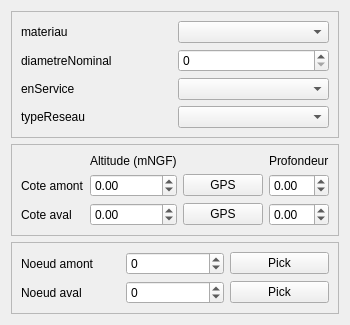
<?xml version="1.0" encoding="UTF-8"?>
<ui version="4.0">
 <class>Form</class>
 <widget class="QWidget" name="Form">
  <property name="geometry">
   <rect>
    <x>0</x>
    <y>0</y>
    <width>348</width>
    <height>313</height>
   </rect>
  </property>
  <property name="windowTitle">
   <string>Form</string>
  </property>
  <layout class="QVBoxLayout" name="verticalLayout" stretch="0,0,0">
   <item>
    <widget class="QFrame" name="frame_2">
     <property name="frameShape">
      <enum>QFrame::StyledPanel</enum>
     </property>
     <property name="frameShadow">
      <enum>QFrame::Raised</enum>
     </property>
     <layout class="QGridLayout" name="gridLayout">
      <item row="1" column="1">
       <widget class="QSpinBox" name="spinBox_diametreNominal"/>
      </item>
      <item row="2" column="0">
       <widget class="QLabel" name="label_3">
        <property name="text">
         <string>enService</string>
        </property>
       </widget>
      </item>
      <item row="0" column="1">
       <widget class="QComboBox" name="comboBox_materiau"/>
      </item>
      <item row="1" column="0">
       <widget class="QLabel" name="label_2">
        <property name="text">
         <string>diametreNominal</string>
        </property>
       </widget>
      </item>
      <item row="2" column="1">
       <widget class="QComboBox" name="comboBox_enService"/>
      </item>
      <item row="0" column="0">
       <widget class="QLabel" name="label">
        <property name="text">
         <string>materiau</string>
        </property>
       </widget>
      </item>
      <item row="3" column="0">
       <widget class="QLabel" name="label_4">
        <property name="text">
         <string>typeReseau</string>
        </property>
       </widget>
      </item>
      <item row="3" column="1">
       <widget class="QComboBox" name="comboBox_typeReseau"/>
      </item>
     </layout>
    </widget>
   </item>
   <item>
    <widget class="QFrame" name="frame">
     <property name="frameShape">
      <enum>QFrame::StyledPanel</enum>
     </property>
     <property name="frameShadow">
      <enum>QFrame::Raised</enum>
     </property>
     <layout class="QGridLayout" name="gridLayout_2">
      <item row="1" column="2">
       <widget class="QPushButton" name="pushButton">
        <property name="text">
         <string>GPS</string>
        </property>
       </widget>
      </item>
      <item row="0" column="1">
       <widget class="QLabel" name="label_6">
        <property name="text">
         <string>Altitude (mNGF)</string>
        </property>
       </widget>
      </item>
      <item row="1" column="1">
       <widget class="QDoubleSpinBox" name="doubleSpinBox_altAmont">
        <property name="minimum">
         <double>-1.000000000000000</double>
        </property>
        <property name="maximum">
         <double>999999.000000000000000</double>
        </property>
       </widget>
      </item>
      <item row="1" column="0">
       <widget class="QLabel" name="label_5">
        <property name="text">
         <string>Cote amont</string>
        </property>
       </widget>
      </item>
      <item row="2" column="1">
       <widget class="QDoubleSpinBox" name="doubleSpinBox_altAval">
        <property name="minimum">
         <double>-1.000000000000000</double>
        </property>
        <property name="maximum">
         <double>999999.000000000000000</double>
        </property>
       </widget>
      </item>
      <item row="0" column="3">
       <widget class="QLabel" name="label_8">
        <property name="text">
         <string>Profondeur</string>
        </property>
       </widget>
      </item>
      <item row="2" column="2">
       <widget class="QPushButton" name="pushButton_2">
        <property name="text">
         <string>GPS</string>
        </property>
       </widget>
      </item>
      <item row="1" column="3">
       <widget class="QDoubleSpinBox" name="doubleSpinBox_profamont">
        <property name="minimum">
         <double>-1.000000000000000</double>
        </property>
       </widget>
      </item>
      <item row="2" column="3">
       <widget class="QDoubleSpinBox" name="doubleSpinBox_profaval">
        <property name="minimum">
         <double>-1.000000000000000</double>
        </property>
       </widget>
      </item>
      <item row="2" column="0">
       <widget class="QLabel" name="label_7">
        <property name="text">
         <string>Cote aval</string>
        </property>
       </widget>
      </item>
      <item row="3" column="2">
       <spacer name="verticalSpacer">
        <property name="orientation">
         <enum>Qt::Vertical</enum>
        </property>
        <property name="sizeHint" stdset="0">
         <size>
          <width>20</width>
          <height>40</height>
         </size>
        </property>
       </spacer>
      </item>
     </layout>
    </widget>
   </item>
   <item>
    <widget class="QFrame" name="frame_3">
     <property name="frameShape">
      <enum>QFrame::StyledPanel</enum>
     </property>
     <property name="frameShadow">
      <enum>QFrame::Raised</enum>
     </property>
     <layout class="QGridLayout" name="gridLayout_3">
      <item row="1" column="0">
       <widget class="QLabel" name="label_10">
        <property name="text">
         <string>Noeud aval</string>
        </property>
       </widget>
      </item>
      <item row="0" column="2">
       <widget class="QPushButton" name="pushButton_3">
        <property name="text">
         <string>Pick</string>
        </property>
       </widget>
      </item>
      <item row="0" column="0">
       <widget class="QLabel" name="label_9">
        <property name="text">
         <string>Noeud amont</string>
        </property>
       </widget>
      </item>
      <item row="1" column="2">
       <widget class="QPushButton" name="pushButton_4">
        <property name="text">
         <string>Pick</string>
        </property>
       </widget>
      </item>
      <item row="0" column="1">
       <widget class="QSpinBox" name="spinBox_lk_noeud1">
        <property name="minimum">
         <number>-1</number>
        </property>
        <property name="maximum">
         <number>999999</number>
        </property>
       </widget>
      </item>
      <item row="1" column="1">
       <widget class="QSpinBox" name="spinBox_lk_noeud2">
        <property name="minimum">
         <number>-1</number>
        </property>
        <property name="maximum">
         <number>999999</number>
        </property>
       </widget>
      </item>
     </layout>
    </widget>
   </item>
  </layout>
 </widget>
 <resources/>
 <connections/>
</ui>
